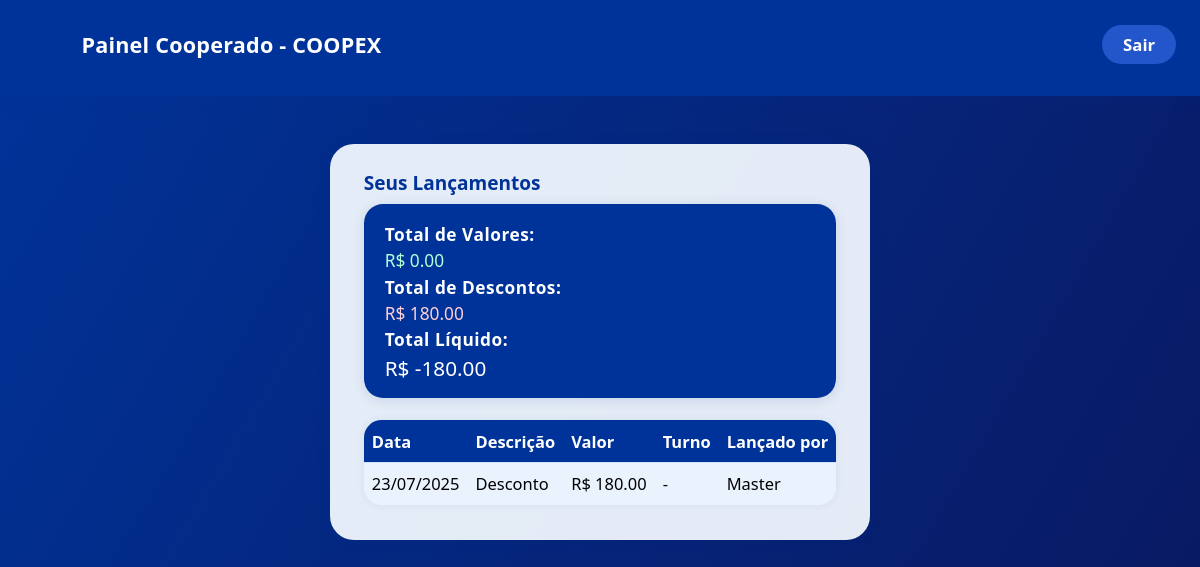
Screenshot of /painel_cooperado (signed in) with the database file from the repository.
### app.py (models this page shows, shortened)
class Valor(db.Model):
    __tablename__ = 'valores'
    id = db.Column(db.Integer, primary_key=True)
    cooperado_id = db.Column(db.Integer, db.ForeignKey('users.id'), nullable=False)
    tipo_lancamento_id = db.Column(db.Integer, db.ForeignKey('tipos_lancamento.id'))
    valor = db.Column(db.Float, nullable=False)
    data = db.Column(db.Date, nullable=False)
    turno = db.Column(db.String(30), nullable=False)
    tipo = db.Column(db.String(20), nullable=False)  # valor ou desconto
    criado_por = db.Column(db.Integer, db.ForeignKey('users.id'))
    cooperado = db.relationship('User', foreign_keys=[cooperado_id])
    criador = db.relationship('User', foreign_keys=[criado_por])
    tipo_lancamento = db.relationship('TipoLancamento', foreign_keys=[tipo_lancamento_id])

class User(UserMixin, db.Model):
    __tablename__ = 'users'
    id = db.Column(db.Integer, primary_key=True)
    nome = db.Column(db.String(100), nullable=False)
    username = db.Column(db.String(50), unique=True, nullable=False)
    password_hash = db.Column(db.String(150), nullable=False)
    tipo = db.Column(db.String(20), nullable=False)  # master, admin, cooperado
    intervalo_inicio = db.Column(db.String(10))
    intervalo_fim = db.Column(db.String(10))

### app.py (the view)
@app.route("/painel_cooperado")
@login_required
def painel_cooperado():
    if current_user.tipo != 'cooperado':
        return redirect(url_for('login'))
    valores = Valor.query.filter_by(cooperado_id=current_user.id).order_by(Valor.data.desc()).all()
    return render_template(
        "painel_cooperado.html",
        valores=valores
    )

### app.py (called while the page is built)
@login_manager.user_loader
def load_user(user_id):
    return db.session.get(User, int(user_id))

### templates/painel_cooperado.html (shortened to what this page needs)
<!DOCTYPE html>
<html lang="pt-br">
<head>
</head>
<body>
    <header>
        <div class="logo-coopex-mini"></div>
        <h1>Painel Cooperado - COOPEX</h1>
        <a href="{{ url_for('logout') }}" class="logout">Sair</a>
    </header>
    <main>
        <section class="list-section">
            <h2>Seus Lançamentos</h2>
            <div class="resumo-box">
                <div class="resumo-label">Total de Valores:</div>
                <span class="valor-positivo">
                R$
                {{
                    "%.2f"|format(
                        valores|selectattr('tipo','equalto','valor')|map(attribute='valor')|sum
                    )
                }}
                </span>
                <div class="resumo-label">Total de Descontos:</div>
                <span class="valor-negativo">
                R$
                {{
                    "%.2f"|format(
                        valores|selectattr('tipo','equalto','desconto')|map(attribute='valor')|sum
                    )
                }}
                </span>
                <div class="resumo-label">Total Líquido:</div>
                <span style="font-size:1.20em;">
                R$
                {{
                    "%.2f"|format(
                        (valores|selectattr('tipo','equalto','valor')|map(attribute='valor')|sum) -
                        (valores|selectattr('tipo','equalto','desconto')|map(attribute='valor')|sum)
                    )
                }}
                </span>
            </div>
            <table>
                <tr>
                    <th>Data</th>
                    <th>Descrição</th>
                    <th>Valor</th>
                    <th>Turno</th>
                    <th>Lançado por</th>
                </tr>
                {% for v in valores %}
                <tr>
                    <td>{{ v.data.strftime('%d/%m/%Y') }}</td>
                    <td>
                        {% if v.tipo == 'desconto' %}
                            Desconto
                        {% elif v.cooperado_id is none and v.admin_id %}
                            Valor para admin - {{ v.admin.nome if v.admin else '' }}
                        {% else %}
                            Valor
                        {% endif %}
                    </td>
                    <td>R$ {{ "%.2f"|format(v.valor) }}</td>
                    <td>{{ v.turno }}</td>
                    <td>{{ v.criador.nome if v.criador else '-' }}</td>
                </tr>
                {% endfor %}
            </table>
        </section>
    </main>
</body>
</html>

### templates/painel_cooperado.html (style rules this page uses)
body { background: linear-gradient(120deg, #003399 0%, #0a185f 100%); min-height: 100vh; margin: 0; font-family: 'Segoe UI', 'Roboto', Arial, sans-serif; }
header { background: #003399; color: #fff; padding: 1.2rem 1.5rem 1.7rem 1.2rem; display: flex; align-items: center; box-shadow: 0 2px 18px #00339916; position: sticky; top: 0; left: 0; z-index: 9; }
.logo-coopex-mini { width: 44px; height: 44px; display: inline-block; background: url('/static/coopex_logo.png') no-repeat center center; background-size: contain; border-radius: 50%; margin-right: 15px; margin-top: 6px; box-shadow: 0 1px 10px #00339917; }
header h1 { margin: 0 1.2rem 0 0.2rem; font-size: 1.35rem; font-weight: 700; letter-spacing: .01em; flex: 1; }
.logout { color: #fff; background: #2355cb; border-radius: 1.3rem; padding: 0.5rem 1.3rem; font-size: 1.05rem; text-decoration: none; font-weight: bold; margin-left: auto; transition: background 0.15s; }
main { margin-top: 24px; padding: 0; display: flex; flex-direction: column; align-items: center; }
.list-section { background: #f5faffee; margin: 1.5rem auto 2.4rem auto; padding: 1.4rem 2.1rem 2.2rem 2.1rem; border-radius: 1.5rem; max-width: 900px; box-shadow: 0 1px 16px #00339910; animation: fadeIn .95s; }
.list-section h2 { color: #003399; margin-top: 0.2rem; font-size: 1.19rem; margin-bottom: 0.5rem; }
table { width: 100%; border-collapse: collapse; margin-top: 1.2rem; background: #eaf2fd; border-radius: 1.1rem; overflow: hidden; box-shadow: 0 0 8px #00339911; font-size: 1.03rem; animation: fadeInTable .8s; }
th, td { padding: 0.58rem 0.5rem; border-bottom: 1px solid #d3e0f7; text-align: left; }
th { background: #003399; color: #fff; font-weight: 600; }
tr:last-child td { border-bottom: none; }
.resumo-box { background: #003399; color: #fff; padding: 1.2rem 1.3rem 1rem 1.3rem; border-radius: 1.2rem; box-shadow: 0 2px 12px #00339922; margin-bottom: 1.4rem; font-size: 1.08rem; font-weight: 500; display: flex; flex-direction: column; align-items: flex-start; gap: 0.2rem; animation: fadeIn .8s; }
.resumo-label { font-weight: 700; letter-spacing: 0.03em; }
.valor-positivo { color: #b6ffd6; }
.valor-negativo { color: #ffd0d6; }

### rows the page displays
Valor: data "23/07/2025", tipo "Desconto", valor "180.00", turno "-", criador "Master"
